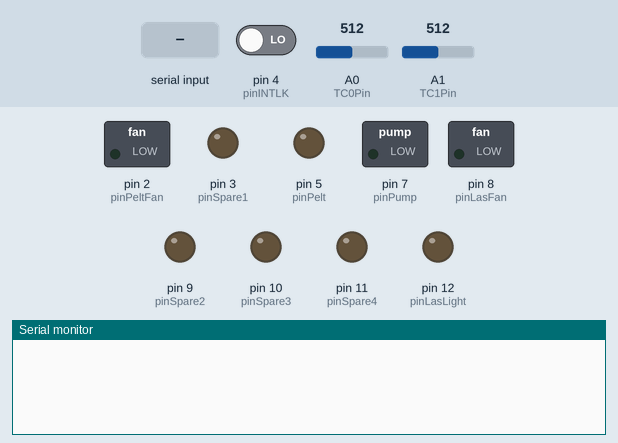
Bench run of a sketch on a simulated Arduino Uno, built with avr-gcc and run on an emulated ATmega328P. Parts: switched loads named in the sketch (green lamp = pin HIGH), output pins drawn as LEDs (lit = HIGH), the last lines printed to the serial monitor. The inputs (shaded band) are chosen by the test bench; at power-on: pin 4 (pinINTLK) LOW, A0 (TC0Pin) = 512, A1 (TC1Pin) = 512.

Above: at 1.2 s.
1.3 s: "FWRev?\n" received over Serial
At 2.5 s:
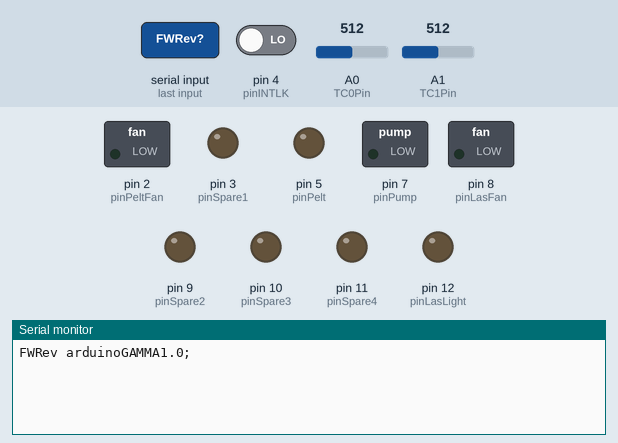
2.8 s: "Pe?\n" received over Serial
At 3.8 s:
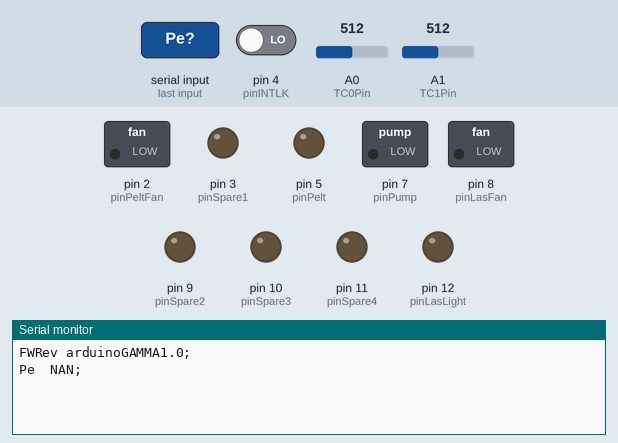

The sketch:

arduinoGamma.ino
```cpp
#include <PID_v1.h>
#include <EEPROM.h>

// ===== Summary =====
// This Arduino code controls a system with a Peltier device, fans, pumps, and temperature sensors.
// It uses a PID controller to regulate the temperature, reads commands via Serial, and outputs system status.

// === Global Variables ===
// PID Controller and Tuning Parameters
double setpointTC0;          // Target temperature (setpoint)
double arduinoPeltierValue;  // PID output for Peltier control
double consKp = 1, consKi = 3, consKd = 0.2;  // PID tuning parameters

// Temperature Sensor Variables
const int numReadings = 100;  // Moving average size
float arduinoTC0Value[numReadings];  // Circular buffer for TC0 readings
float arduinoTC1Value[numReadings];  // Circular buffer for TC1 readings
int readIndex = 0;                   // Index for current reading
float TC0total = 0, TC1total = 0;    // Totals for averaging
double TC0average = 0, TC1average = 0;  // Averaged temperatures

// Output and Input Pins
const int pinPelt = 5, pinSpare1 = 3, pinSpare2 = 9, pinSpare3 = 10, pinSpare4 = 11;
const int pinPeltFan = 2, pinPump = 7, pinLasLight = 12, pinLasFan = 8;
const int TC0Pin = A0, TC1Pin = A1, pinINTLK = 4;

// System State Variables
int arduinoPeltierFanValue = 0;
int arduinoPumpEnabled = 0;
int arduinoLasFanOn = 0;
int arduinoLasLightOn = 0;
int INTLK = 0;

// Serial Communication Variables
String input = "";          // Buffered input string
String output = "";         // Response output
const int numberOfsplitStrings = 20;
String splitStrings[numberOfsplitStrings];

// PID Instance
PID myPID(&TC0average, &arduinoPeltierValue, &setpointTC0, consKp, consKi, consKd, REVERSE);

// Helper Union for EEPROM
union {
    double dval;
    byte bval[4];
} doubleAsBytes;

// === Setup Function ===
void setup() {
    // Initialize Serial Communication
    Serial.begin(115200);

    // Initialize Pins
    setupPins();

    // Initialize PID Controller
    myPID.SetMode(AUTOMATIC);
    myPID.SetTunings(consKp, consKi, consKd);

    // Initialize EEPROM Stored Setpoint
    loadSetpointFromEEPROM();

    // Initialize Temperature Buffers
    initializeTemperatureBuffers();

    // Set Initial Outputs
    updateOutputs();
}

// === Loop Function ===
void loop() {
    // Read and Process Serial Commands
    handleSerialInput();

    // Update Sensor Readings and PID Computation
    updateSensorReadings();
    myPID.Compute();

    // Control Outputs Based on System State
    controlOutputs();

    // Check Interlock State
    INTLK = digitalRead(pinINTLK);
}

// === Helper Functions ===

// Pin Initialization
void setupPins() {
    pinMode(pinPelt, OUTPUT);
    pinMode(pinSpare1, OUTPUT);
    pinMode(pinSpare2, OUTPUT);
    pinMode(pinSpare3, OUTPUT);
    pinMode(pinSpare4, OUTPUT);
    pinMode(pinPeltFan, OUTPUT);
    pinMode(pinPump, OUTPUT);
    pinMode(pinLasLight, OUTPUT);
    pinMode(pinLasFan, OUTPUT);
    pinMode(pinINTLK, INPUT);
}

// Load Setpoint from EEPROM
void loadSetpointFromEEPROM() {
    for (int i = 0; i < 4; i++) {
        doubleAsBytes.bval[i] = EEPROM.read(i);
    }
    setpointTC0 = doubleAsBytes.dval;
}

// Initialize Temperature Buffers
void initializeTemperatureBuffers() {
    for (int i = 0; i < numReadings; i++) {
        arduinoTC0Value[i] = 0;
        arduinoTC1Value[i] = 0;
    }
}

// Update Sensor Readings and Averages
void updateSensorReadings() {
    TC0total -= arduinoTC0Value[readIndex];
    TC1total -= arduinoTC1Value[readIndex];

    arduinoTC0Value[readIndex] = readTemperature(TC0Pin);
    arduinoTC1Value[readIndex] = readTemperature(TC1Pin);

    TC0total += arduinoTC0Value[readIndex];
    TC1total += arduinoTC1Value[readIndex];

    readIndex = (readIndex + 1) % numReadings;  // Circular buffer index

    TC0average = TC0total / numReadings;
    TC1average = TC1total / numReadings;
}

// Read Temperature from Sensor
float readTemperature(int pin) {
    return ((analogRead(pin) * (5.0 / 1023.0)) - 1.25) / 0.005;
}

// Handle Serial Input
void handleSerialInput() {
    while (Serial.available() > 0) {
        char ch = Serial.read();
        if (ch == '\n') {
            processSerialCommand();
            input = "";
        } else {
            input += ch;
        }
    }
}

// Process Serial Command
void processSerialCommand() {
    splitString(input, ';', splitStrings, numberOfsplitStrings);
    output = "";

    for (int i = 0; i < numberOfsplitStrings; i++) {
        handleCommand(splitStrings[i]);
    }

    if (!output.isEmpty()) {
        Serial.println(output);
    }
}

// Handle Individual Commands
void handleCommand(String command) {
    if (command.startsWith("FWRev?")) output += "FWRev arduinoGAMMA1.0;";
    else if (command.startsWith("Pe?")) output += "Pe " + String(arduinoPeltierValue) + ";";
    // Additional commands handled similarly...
}

// Split String Helper
void splitString(String data, char delimiter, String output[], int maxParts) {
    int index = 0, start = 0, end = 0;
    while (index < maxParts && (end = data.indexOf(delimiter, start)) != -1) {
        output[index++] = data.substring(start, end);
        start = end + 1;
    }
    if (index < maxParts) output[index++] = data.substring(start);
}

// Control Outputs
void controlOutputs() {
    analogWrite(pinPelt, arduinoPeltierValue);
    analogWrite(pinPeltFan, arduinoPeltierFanValue);
    digitalWrite(pinPump, arduinoPumpEnabled);
    digitalWrite(pinLasFan, arduinoLasFanOn);
    digitalWrite(pinLasLight, arduinoLasLightOn);
}

// Update Outputs (Initial)
void updateOutputs() {
    arduinoPeltierValue = 0;
    arduinoPeltierFanValue = 0;
    arduinoPumpEnabled = 0;
    arduinoLasFanOn = 0;
    arduinoLasLightOn = 0;
    controlOutputs();
}
```

Measured:
- after the input at 1.3 s, the serial monitor: prints a new line at once (image 1)
- after the input at 2.8 s, the serial monitor: prints a new line at once (image 2)
